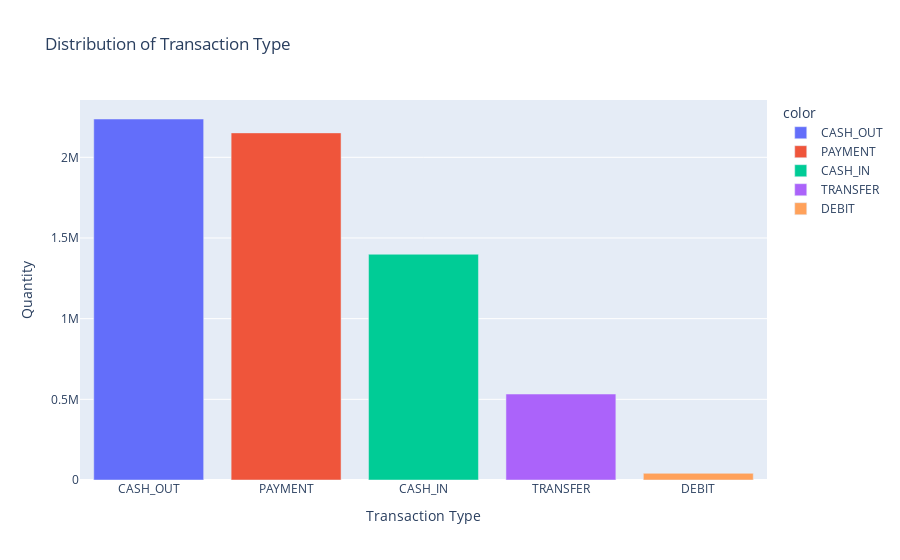

Source (notebook cell):
### Code cell
import plotly.express as px

# Bar Graph with color
figure_bar = px.bar(
    data_frame=data,
    x=transactions,
    y=quantity,
    color=transactions,  # Use transaction type for color differentiation
    title="Distribution of Transaction Type",
    labels={'x': 'Transaction Type', 'y': 'Quantity'}
)

figure_bar.show()

### Figure 1 — Plotly figure (JSON) as saved in the notebook; plotly's stock layout.template omitted (floating-point values rounded to 4 significant figures)
{"data": [{"alignmentgroup": "True", "hovertemplate": "color=CASH_OUT<br>Transaction Type=%{x}<br>Quantity=%{y}<extra></extra>", "legendgroup": "CASH_OUT", "marker": {"color": "#636efa", "pattern": {"shape": ""}}, "name": "CASH_OUT", "offsetgroup": "CASH_OUT", "orientation": "v", "showlegend": true, "textposition": "auto", "type": "bar", "x": ["CASH_OUT"], "xaxis": "x", "y": [2237500], "yaxis": "y"}, {"alignmentgroup": "True", "hovertemplate": "color=PAYMENT<br>Transaction Type=%{x}<br>Quantity=%{y}<extra></extra>", "legendgroup": "PAYMENT", "marker": {"color": "#EF553B", "pattern": {"shape": ""}}, "name": "PAYMENT", "offsetgroup": "PAYMENT", "orientation": "v", "showlegend": true, "textposition": "auto", "type": "bar", "x": ["PAYMENT"], "xaxis": "x", "y": [2151495], "yaxis": "y"}, {"alignmentgroup": "True", "hovertemplate": "color=CASH_IN<br>Transaction Type=%{x}<br>Quantity=%{y}<extra></extra>", "legendgroup": "CASH_IN", "marker": {"color": "#00cc96", "pattern": {"shape": ""}}, "name": "CASH_IN", "offsetgroup": "CASH_IN", "orientation": "v", "showlegend": true, "textposition": "auto", "type": "bar", "x": ["CASH_IN"], "xaxis": "x", "y": [1399284], "yaxis": "y"}, {"alignmentgroup": "True", "hovertemplate": "color=TRANSFER<br>Transaction Type=%{x}<br>Quantity=%{y}<extra></extra>", "legendgroup": "TRANSFER", "marker": {"color": "#ab63fa", "pattern": {"shape": ""}}, "name": "TRANSFER", "offsetgroup": "TRANSFER", "orientation": "v", "showlegend": true, "textposition": "auto", "type": "bar", "x": ["TRANSFER"], "xaxis": "x", "y": [532909], "yaxis": "y"}, {"alignmentgroup": "True", "hovertemplate": "color=DEBIT<br>Transaction Type=%{x}<br>Quantity=%{y}<extra></extra>", "legendgroup": "DEBIT", "marker": {"color": "#FFA15A", "pattern": {"shape": ""}}, "name": "DEBIT", "offsetgroup": "DEBIT", "orientation": "v", "showlegend": true, "textposition": "auto", "type": "bar", "x": ["DEBIT"], "xaxis": "x", "y": [41432], "yaxis": "y"}], "layout": {"barmode": "relative", "legend": {"title": {"text": "color"}, "tracegroupgap": 0}, "title": {"text": "Distribution of Transaction Type"}, "xaxis": {"anchor": "y", "domain": [0, 1], "title": {"text": "Transaction Type"}}, "yaxis": {"anchor": "x", "domain": [0, 1], "title": {"text": "Quantity"}}}}
